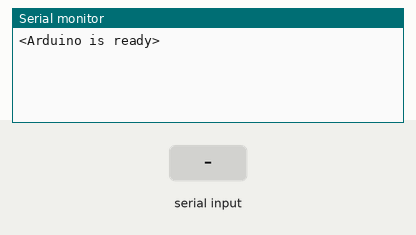
A sketch run on a simulated Arduino Uno, built with avr-gcc and run on an emulated ATmega328P. On the bench: the last lines printed to the serial monitor. The inputs (shaded band) are chosen by the test bench.

Above: at 1.2 s.
1.3 s: "<90,45>" received over Serial
At 2.5 s:
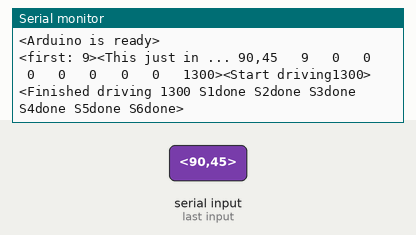
2.8 s: "<5>" received over Serial
At 3.7 s:
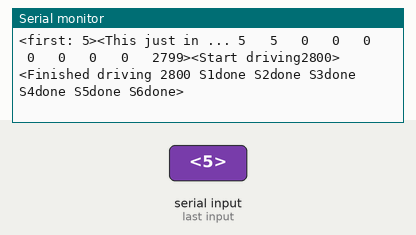

Measured:
- after the input at 1.3 s, the serial monitor: prints a new line at once (image 1)
- after the input at 2.8 s, the serial monitor: prints a new line at once (image 2)

The sketch:

motor_controller.ino
```cpp
// This is very similar to Example 3 - Receive with start- and end-markers
//    in Serial Input Basics   http://forum.arduino.cc/index.php?topic=396450.0
#include <AccelStepper.h>

//globals for data transfer
const byte numChars = 64; //by default uno only has 32 bytes avaliable,
char receivedChars[numChars];
boolean newData = false;

//globals for motor controll
const int stepsPerRevolution = 200; //1.8 deg per step
const float maximalAcceleration = 150.0;

const int dirPin1 = 2;
const int dirPin2 = 4;
const int dirPin3 = 6;
const int dirPin4 = 8;
const int dirPin5 = 10;
const int dirPin6 = 12;

const int stepPin1 = 3;
const int stepPin2 = 5;
const int stepPin3 = 7;
const int stepPin4 = 9;
const int stepPin5 = 11;
const int stepPin6 = 13;


AccelStepper S1(AccelStepper::DRIVER, stepPin1, dirPin1);
AccelStepper S2(AccelStepper::DRIVER, stepPin2, dirPin2);
AccelStepper S3(AccelStepper::DRIVER, stepPin3, dirPin3);
AccelStepper S4(AccelStepper::DRIVER, stepPin4, dirPin4);
AccelStepper S5(AccelStepper::DRIVER, stepPin5, dirPin5);
AccelStepper S6(AccelStepper::DRIVER, stepPin6, dirPin6);

//setup motors and serial port
void setup() {
    Serial.begin(1000000); //set serial port

    //setup motors
    S1.setMaxSpeed(stepsPerRevolution*10);
    S1.setAcceleration(maximalAcceleration);
    S2.setMaxSpeed(stepsPerRevolution*10);
    S2.setAcceleration(maximalAcceleration);
    S3.setMaxSpeed(stepsPerRevolution*10);
    S3.setAcceleration(maximalAcceleration);
    S4.setMaxSpeed(stepsPerRevolution*10);
    S4.setAcceleration(maximalAcceleration);
    S5.setMaxSpeed(stepsPerRevolution*10);
    S5.setAcceleration(maximalAcceleration);
    S6.setMaxSpeed(stepsPerRevolution*10);
    S6.setAcceleration(maximalAcceleration);

    //let the pc know that setup has been completed
    Serial.println("<Arduino is ready>");
}


//main recive/process loop
void loop() {
    recvWithStartEndMarkers();
    replyToPython();
}

//recive msg "<...>"
void recvWithStartEndMarkers() {
    static boolean recvInProgress = false;
    static byte ndx = 0;
    char startMarker = '<';
    char endMarker = '>';
    char rc;

    while (Serial.available() > 0 && newData == false) {
        rc = Serial.read();

        if (recvInProgress == true) {
            if (rc != endMarker) {
                receivedChars[ndx] = rc;
                ndx++;
                if (ndx >= numChars) {
                    ndx = numChars - 1;
                }
            }
            else {
                receivedChars[ndx] = '\0'; // terminate the string
                recvInProgress = false;
                ndx = 0;
                newData = true;
            }
        }

        else if (rc == startMarker) {
            recvInProgress = true;
        }
    }
}

//process msg from host computer and run motors acrordingly
void replyToPython() {
    if (newData == true) {

        char firstChar;
        long motorSteps[6];
        unsigned long runtime;
        parseReceivedString(receivedChars, firstChar, motorSteps, runtime);

        Serial.print("<This just in ... ");
        Serial.print(receivedChars);
        Serial.print("   ");
        Serial.print(firstChar);

        for (int i = 0; i<6; i++){
          Serial.print("   ");
          Serial.print(motorSteps[i]);
        }
        Serial.print("   ");
        Serial.print(runtime);
        Serial.print("   ");
        Serial.print(millis());
        Serial.print('>');

        driveMotors(motorSteps,runtime);
        newData = false; //signal that the next message can be read
    }
}

//parse the motor string (format described in motor_ui.ipynb/report)
void parseReceivedString(char* receivedString, char& firstChar, long numbers[], unsigned long& value) {
  // Extract the first character
  firstChar = receivedString[0];

  Serial.print("<");
  Serial.print("first: ");
  Serial.print(firstChar);
  Serial.print(">");

  if (firstChar == '<'){ //failsafe incase of buffer overflow causing wrong values
    Serial.print("<ENCOUNTERD OVERFLOW ... DELAY 999999>");
    delay(999999);
  }

  // Extract 6 numbers (each stored as 4 hex characters)
  for (int i = 0; i < 6; i++) {
    char hexString[5];
    strncpy(hexString, &receivedString[1 + i * 4], 4); // Copy each 4-character hex string
    hexString[4] = '\0'; // Null-terminate the string
    long num = strtol(hexString, NULL, 16); // Convert hex string to long integer

    // Handle negative numbers
    if (num & 0x8000) { // Check if the most significant bit is set
      num |= 0xFFFF0000; // Set all bits above the 16th position
    }

    numbers[i] = num;
  }

  // Extract the last 4-character hex string
  char hexValue[5];
  strncpy(hexValue, &receivedString[25], 4);
  hexValue[4] = '\0';
  value = strtol(hexValue, NULL, 16);
}

//drive the motors in the specified amount of time
void driveMotors(long motorsteps[],unsigned long runtime){
  S1.move(motorsteps[0]);
  S2.move(motorsteps[1]);
  S3.move(motorsteps[2]);
  S4.move(motorsteps[3]);
  S5.move(motorsteps[4]);
  S6.move(motorsteps[5]);

  Serial.print("<Start driving");
  Serial.print(millis());
  Serial.println(">");
  unsigned long curTime = millis();
  while (curTime + runtime > millis()){
    S1.run();
    S2.run();
    S3.run();
    S4.run();
    S5.run();
    S6.run();
  }
  Serial.print("<Finished driving ");
  Serial.print(millis());
  if (!S1.isRunning()){
    Serial.print(" S1done");
  }
  if (!S2.isRunning()){
    Serial.print(" S2done");
  }
  if (!S3.isRunning()){
    Serial.print(" S3done");
  }
  if (!S4.isRunning()){
    Serial.print(" S4done");
  }
  if (!S5.isRunning()){
    Serial.print(" S5done");
  }
  if (!S6.isRunning()){
    Serial.print(" S6done");
  }
  Serial.println(">");
}
```
